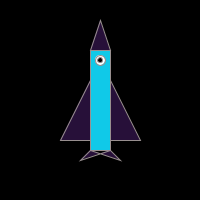
Frame 1 (no input)
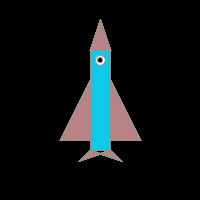
Frame 60 (the mouse pressed at the canvas centre just before this capture)
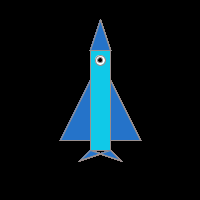
Frame 120 (the mouse held since frame 60 and released just before this capture)

The Processing sketch that drew these frames (run headless with seeded random() and noise(); from frame 60 on, the mouse is pressed at the canvas centre):

// Processing sketch: processing_120603
// ── processing_120603.pde

float r;
float g;
float b;
float a;

void setup() {
size(200,200); // Define sketch window size
background(0); // Set background to black
smooth(); // smooth animation 
rectMode(CENTER);
ellipseMode(CENTER);
}

void draw() 
// Will randomly change the colour of each item that has been coding with this
{
r = random(255);
  g = random(255);
  b = random(255);
  a = random(255);
 
// Draw the spaceship body
stroke(152, 143, 143);
fill(16,201,232);
rect(100,100,20,100);
 
// Draw the spaceship nose
fill(r,g,b,a);
triangle(90, 50, 100, 20, 110, 50);

//Draw the spaceship window pt 1
fill(255);
ellipse(100,60,10,10);

//Draw the spaceship window pt 2 
fill(0);
ellipse(100,60,5,5);

// Draw the spaceship wing pt 1
fill(r,g,b,a);
triangle(90, 80, 60, 140, 90, 140);

//Draw the spaceship wing pt 2
fill(r,g,b,a);
triangle(110, 80, 140, 140, 110, 140);

// Draw the bottom wings
fill(r,g,b,a);
quad(90, 150, 80, 160, 110, 150, 120, 160);
}
